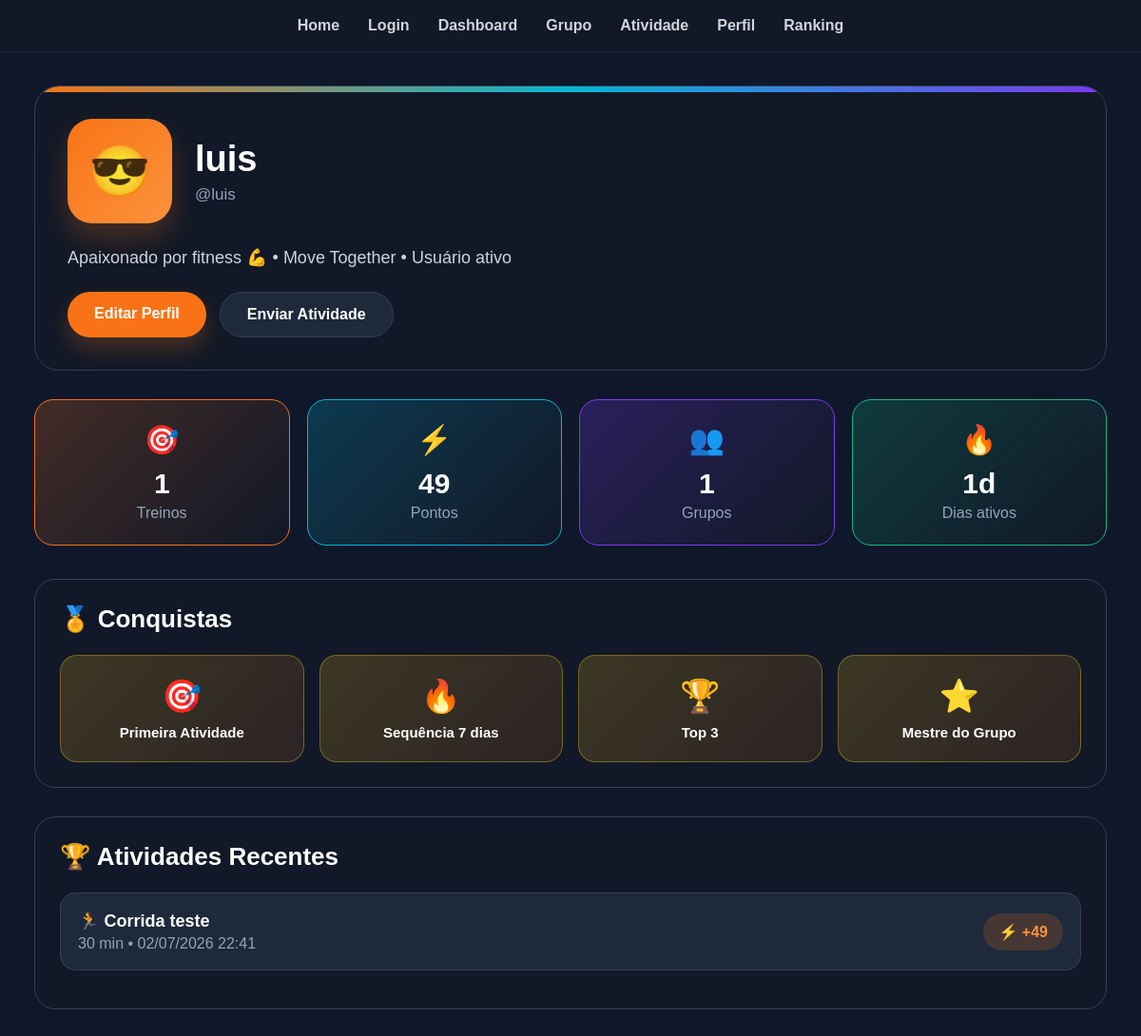
/perfil/ (signed in), run on an earlier commit of the app's database.
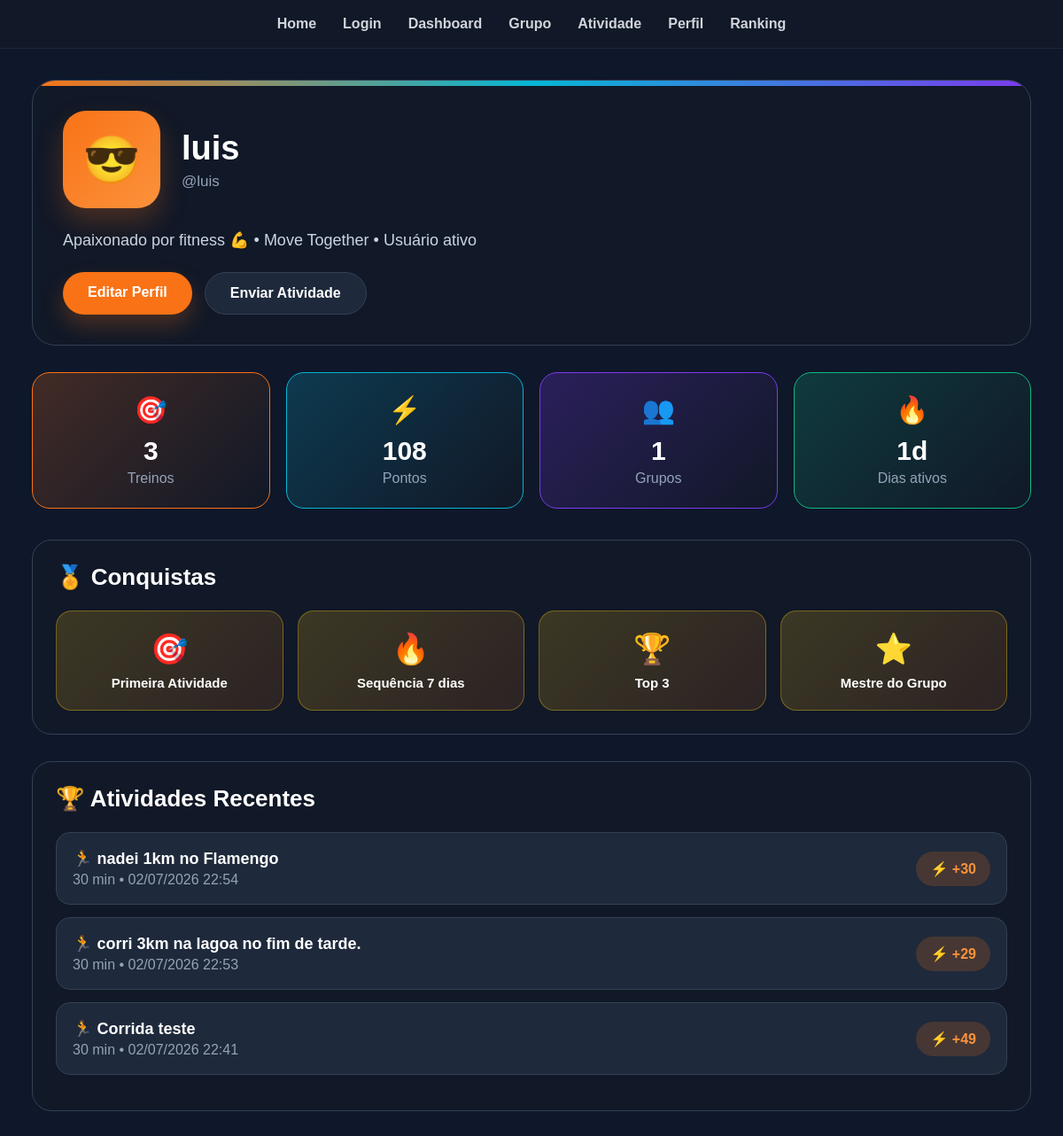
And on a later commit of the database.
### core/models.py (models this page shows, shortened)
class Activity(models.Model):
    user = models.ForeignKey(User, on_delete=models.CASCADE, related_name='activities')
    group = models.ForeignKey(Group, on_delete=models.CASCADE, related_name='group_activities')
    image = models.ImageField(upload_to='activities/%Y/%m/%d/', blank=True, null=True)
    description = models.TextField(blank=True, null=True)
    duration_minutes = models.PositiveIntegerField(default=0)
    points_earned = models.IntegerField(default=0)
    created_at = models.DateTimeField(auto_now_add=True)
    class Meta:
        ordering = ['-created_at']

### core/views.py (the view)
# urls.py: path('perfil/', perfil),
@login_required
def perfil(request):
    usuario = request.user
    atividades = Activity.objects.filter(
        user=usuario
    ).order_by('-created_at')
    total_pontos = atividades.aggregate(
        total=Sum('points_earned')
    )['total'] or 0
    total_treinos = atividades.count()
    total_grupos = atividades.values('group').distinct().count()
    dias_ativos = len(set(
        atividade.created_at.date() for atividade in atividades
    ))
    return render(
        request,
        'core/perfil.html',
        {
            "usuario": usuario,
            "atividades": atividades,
            "total_pontos": total_pontos,
            "total_treinos": total_treinos,
            "total_grupos": total_grupos,
            "dias_ativos": dias_ativos,
        }
    )

### core/templates/core/perfil.html (shortened to what this page needs)
<!DOCTYPE html>
<html lang="pt-br">
<head>
</head>
<body>
<nav>
    <a href="/">Home</a>
    <a href="/login/">Login</a>
    <a href="/dashboard/">Dashboard</a>
    <a href="/grupo/">Grupo</a>
    <a href="/atividade/">Atividade</a>
    <a href="/perfil/">Perfil</a>
    <a href="/ranking/">Ranking</a>
</nav>
<div class="container">
    <section class="perfil-header">
        <div class="perfil-topo">
            <div class="avatar">
                😎
            </div>
            <div class="perfil-info">
                <h1>{{ usuario.username }}</h1>
               <span>@{{ usuario.username }}</span>
            </div>
        </div>
        <p class="perfil-descricao">
Apaixonado por fitness 💪 • Move Together • Usuário ativo        </p>
        <div class="perfil-actions">
            <a href="#" class="btn btn-orange">Editar Perfil</a>
            <a href="/atividade/" class="btn btn-dark">Enviar Atividade</a>
        </div>
    </section>
    <section class="stats">
        <div class="stat-card laranja">
            <span class="icone">🎯</span>
<h2>{{ total_treinos }}</h2>            <p>Treinos</p>
        </div>
        <div class="stat-card azul">
            <span class="icone">⚡</span>
            <h2>{{ total_pontos }}</h2>
            <p>Pontos</p>
        </div>
        <div class="stat-card roxo">
            <span class="icone">👥</span>
            <h2>{{ total_grupos }}</h2>
            <p>Grupos</p>
        </div>
        <div class="stat-card verde">
            <span class="icone">🔥</span>
            <h2>{{ dias_ativos }}d</h2>
            <p>Dias ativos</p>
        </div>
    </section>
    <section class="secao">
        <h2>🏅 Conquistas</h2>
        <div class="conquistas">
            <div class="conquista">
                <span>🎯</span>
                <strong>Primeira Atividade</strong>
            </div>
            <div class="conquista">
                <span>🔥</span>
                <strong>Sequência 7 dias</strong>
            </div>
            <div class="conquista">
                <span>🏆</span>
                <strong>Top 3</strong>
            </div>
            <div class="conquista">
                <span>⭐</span>
                <strong>Mestre do Grupo</strong>
            </div>
        </div>
    </section>
    <section class="secao">
        <h2>🏆 Atividades Recentes</h2>
        {% for atividade in atividades %}
<div class="atividade-item">
    <div class="atividade-info">
        <strong>🏃 {{ atividade.description }}</strong>
        <span>{{ atividade.duration_minutes }} min • {{ atividade.created_at|date:"d/m/Y H:i" }}</span>
    </div>
    <div class="pontos">⚡ +{{ atividade.points_earned }}</div>
</div>
{% empty %}
<p>Nenhuma atividade cadastrada ainda.</p>
{% endfor %}
</body>
</html>

What changed in the data, as far as the page shows it:
added Activity: description "nadei 1km no Flamengo", duration_minutes "30", created_at "02/07/2026 22:54", points_earned "30"
added Activity: description "corri 3km na lagoa no fim de tarde.", duration_minutes "30", created_at "02/07/2026 22:53", points_earned "29"
Also different on the page:
{{ total_treinos }}: "1" → "3"
{{ total_pontos }}: "49" → "108"
